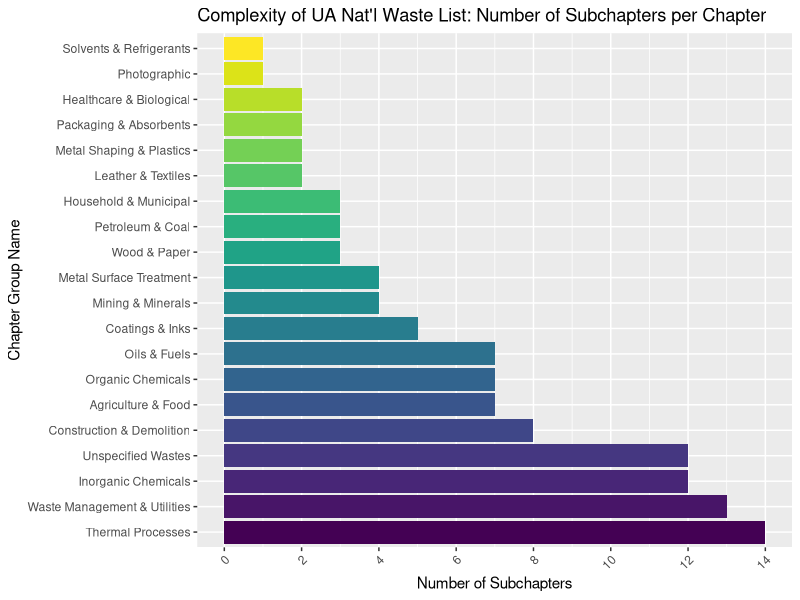

R code for this plot:
# ------------------------------------------------------------
# Title: Complexity of Ukraine National Waste List Visualization
# Author: Jerry Love
# Date: 2025-12-07
# Dataset: https://data.gov.ua/en/dataset/2169b5a5-7255-4631-89c0-7bfc859e283b/resource/26735f3e-02c8-48ba-932d-e4e8962dae63
# Description:
#   This script reads the prepared CSV file (ua_waste_list_table.csv),
#   sorts chapters by number of subchapters, and generates
#   a horizontal bar chart showing the complexity of the
#   Ukrainian National Waste List.
#
# Tools/Libraries:
#   - dplyr (data manipulation)
#   - readr (CSV import)
#   - ggplot2 (plotting)
#   - viridis (color scales)
#
# License:
#   Code: MIT License
#   Visualizations: CC BY 4.0
# ------------------------------------------------------------

library(dplyr)
library(readr)
library(ggplot2)
library(viridis)

# read prepared CSV file
waste <- read_csv("ua_waste_list_table.csv")

# sort by descending number of subchapters
waste_sorted <- arrange(waste, desc(num_of_subchapters))

# make chapter_desc a factor with levels in the arranged order
waste_sorted$chapter_desc <- factor(waste_sorted$chapter_desc, levels = waste_sorted$chapter_desc)

# plot
ggplot(data = waste_sorted, aes(x = num_of_subchapters, y = chapter_desc, fill = chapter_desc)) +
  geom_col() +
  scale_x_continuous(breaks = seq(0, max(waste_sorted$num_of_subchapters), by = 2)) +
  scale_fill_viridis(discrete = TRUE, option = "D") +
  theme(axis.text.x = element_text(angle = 45, hjust = 1)) +
  theme(legend.position = "none") +
  labs(title = "Complexity of UA Nat'l Waste List: Number of Subchapters per Chapter",
       x = "Number of Subchapters",
       y = "Chapter Group Name")
